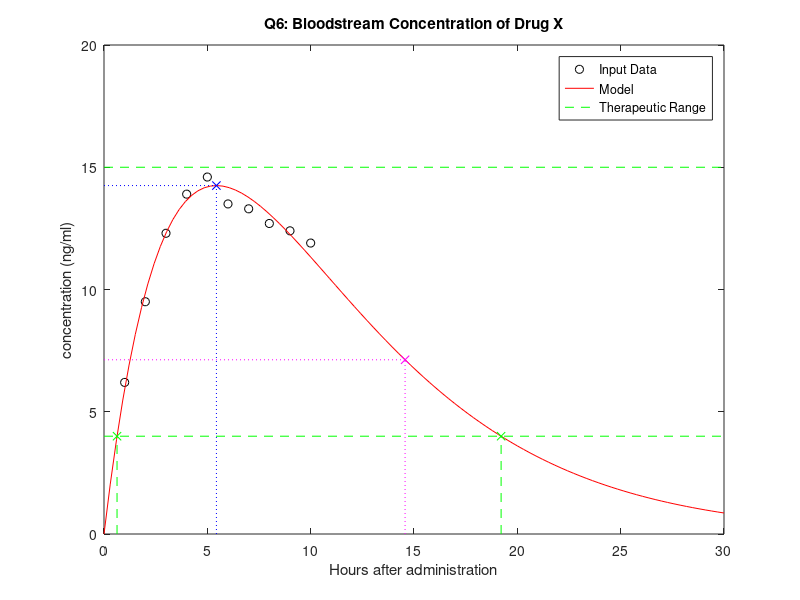
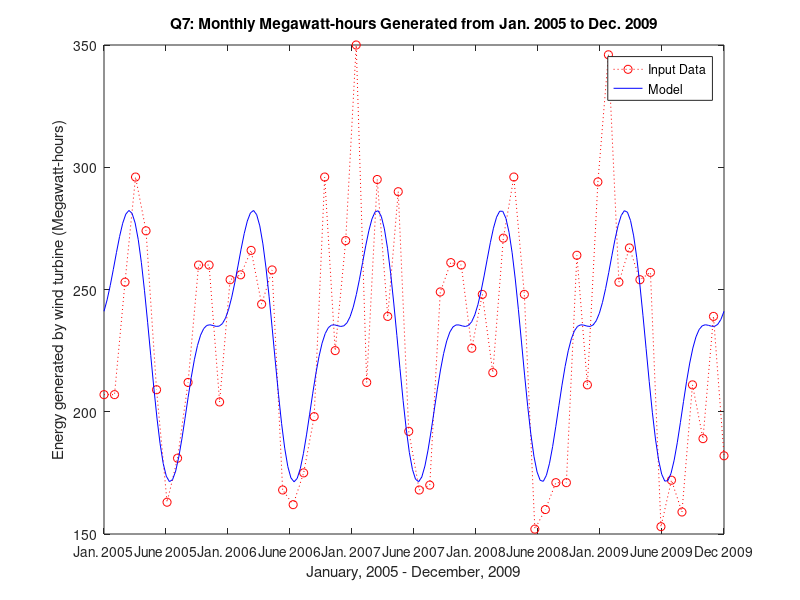

Here is the MATLAB script that generated these plots, in order:
% MATH 446: Project 12
% Written by Zachary Ferguson

function main()
    fprintf('MATH 446: Project 12\nWritten by Zachary Ferguson\n\n');

    % Q6
    q6_points = [ 1,  6.2;  2,  9.5;  3, 12.3;  4, 13.9;  5, 14.6;
                  6, 13.5;  7, 13.3;  8, 12.7;  9, 12.4; 10, 11.9];

    n = size(q6_points, 1);

    A = [ones(n, 1) q6_points(:, 1)];
    b = log(q6_points(:, 2)) - log(q6_points(:, 1));

    kc2 = (A' * A) \ (A' * b);
    c1 = exp(kc2(1));
    c2 = kc2(2);

    opts = optimset('Diagnostics','off', 'Display','off');
    f  = @(t) c1 * exp(c2 * t).* t;
    fp = @(t) c1 * exp(c2 * t).* (c2 * t + 1);
    max_t = fsolve(fp, 1, opts);
    max_y = f(max_t);

    half_t = fsolve(@(t) f(t) - max_y / 2.0, max_t + 1, opts);
    half_y = f(half_t);

    half_life = abs(half_t - max_t);

    min_tr = fsolve(@(t) f(t) - 4, 0, opts);
    max_tr = fsolve(@(t) f(t) - 4, 15, opts);

    fprintf('=== Q6 ===\n\nPoints:\n')

    disp(q6_points);
    fprintf('Model: f(t) = %g * t * e^(%g * t)\n\n', c1, c2)
    fprintf('Maximum blood stream concentration: %g ng/ml\n', max_y);
    fprintf('Half-life of the drug: %g hours\n', half_life);
    fprintf('Start of therapeutic range: %g hours\n', min_tr);
    fprintf('End of therapeutic range: %g hours\n', max_tr);
    fprintf('Duration of therapeutic range: %g hours\n', abs(max_tr-min_tr));

    %--------------------------------------------------------------------------
    % Figure 1
    figure;

    % Plot the input points
    plot(q6_points(:, 1), q6_points(:, 2), 'ok');
    hold on;

    % Plot the model
    x = linspace(0, 30);
    y = f(x);
    plot(x, y, '-r');

    % Plot Max and Min Therapeutic Range
    plot([0 30], [15 15], '--g', [0 30], [4 4], '--g');
    plot([min_tr, min_tr], [0, 4], '--g', [max_tr, max_tr], [0, 4], '--g', ...
        min_tr, 4, 'xg', max_tr, 4, 'xg');

    % Plot the Max and Half
    plot([0 max_t], [max_y max_y], ':b', [max_t max_t], [0 max_y], ':b', ...
        max_t, max_y, 'xb');
    plot([0 half_t], [half_y half_y], ':m', [half_t half_t], [0 half_y], ...
        ':m', half_t, half_y, 'xm');
    hold off;

    axis([0, 30, 0, 20]);
    legend('Input Data', 'Model', 'Therapeutic Range');
    title('Q6: Bloodstream Concentration of Drug X');
    xlabel('Hours after administration');
    ylabel('concentration (ng/ml)');

    % -------------------------------------------------------------------------
    % Q7
    q7_points = [207 207 253 296 274 209 163 181 212 260 260 204 254 256 ...
        266 244 258 168 162 175 198 296 225 270 350 212 295 239 290 192 ...
        168 170 249 261 260 226 248 216 271 296 248 152 160 171 171 264 ...
        211 294 346 253 267 254 257 153 172 159 211 189 239 182];
    q7_points = [linspace(0, 5, 5*12)', q7_points'];

    n = size(q7_points, 1);

    A = [ones(n, 1), cos(2*pi*q7_points(:, 1)), sin(2*pi*q7_points(:, 1)), ...
        cos(4*pi*q7_points(:, 1))];
    b = q7_points(:, 2);

    c = (A' * A) \ (A' * b);

    f = @(t) c(1) + c(2) * cos(2*pi*t) + c(3) * sin(2*pi*t) + ...
        c(4) * cos(4*pi*t);


    fprintf('\n=== Q7 ===\n\nPoints: See windmill.txt\n\n')

    fprintf('Model: f(t) = %g + %g * cos(2*pi*t) + %g* sin(2*pi*t) + %g * cos(4*pi*t)\n', ...
        c(1), c(2), c(3), c(4));

    fprintf([...
        '\nThis model accurately captures the periodic cycle of energy\n' ...
        'usage. The model also represents the decrease in energy usage\n' ...
        'during temperate months. Energy usage decreases in spring as\n' ...
        'users turn off central heating. Energy usage increases in the\n' ...
        'summer as users start to turn on air conditioning. The presented\n'...
        'model captures this trend.\n']);

    %--------------------------------------------------------------------------
    % Figure 1
    figure;
    plot(q7_points(:, 1), q7_points(:, 2), ':ro');
    hold on;
    x = linspace(0, 5, 200);
    y = f(x);
    plot(x, y, '-b');
    hold off;

    % axis([0, 5, 0, 400]);
    legend('Input Data', 'Model');
    title('Q7: Monthly Megawatt-hours Generated from Jan. 2005 to Dec. 2009');
    set(gca, 'xtick', linspace(0, 5, 11), 'xticklabel', {'Jan. 2005', 'June 2005', ...
        'Jan. 2006', 'June 2006', 'Jan. 2007', 'June 2007', 'Jan. 2008', ...
        'June 2008', 'Jan. 2009', 'June 2009', 'Dec 2009'})
    xlabel('January, 2005 - December, 2009');
    ylabel('Energy generated by wind turbine (Megawatt-hours)');
end
